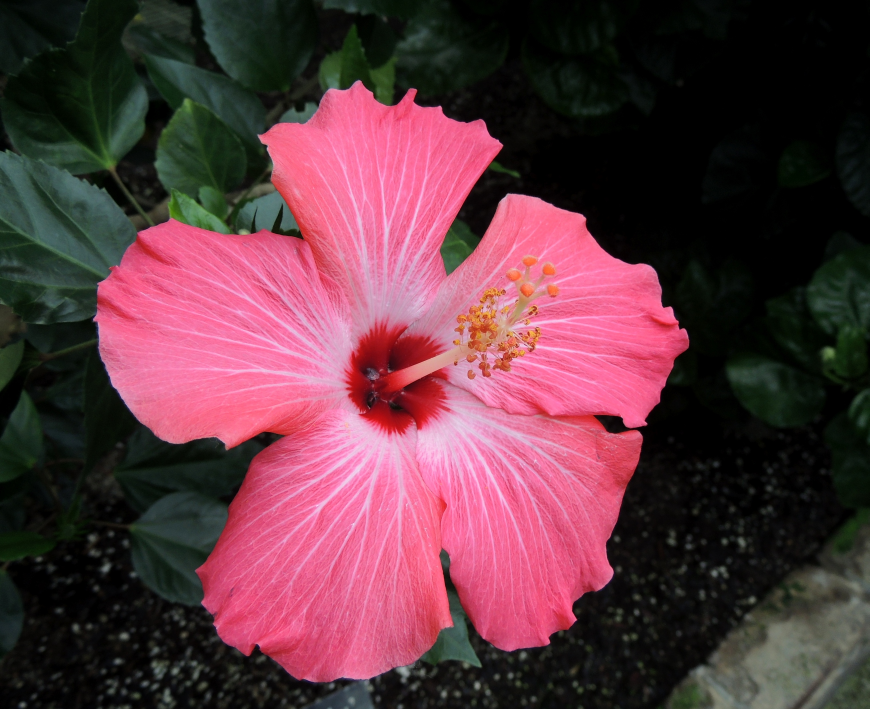
#> input picture PencilSketchImage-LGMVIP-Task-1.4/flower.jpg, 2608 x 2127 px (shown at 1/3 size)
$ python main.py
#> lines starting #> are read from the running program, lines starting #| are printed output that depends on the picture
import cv2


image = cv2.imread("flower.jpg")
#> image is the input picture: shape (2127, 2608, 3); mean B, G, R 65.3, 55.5, 96.1
re_image = cv2.resize(image,(500,500))
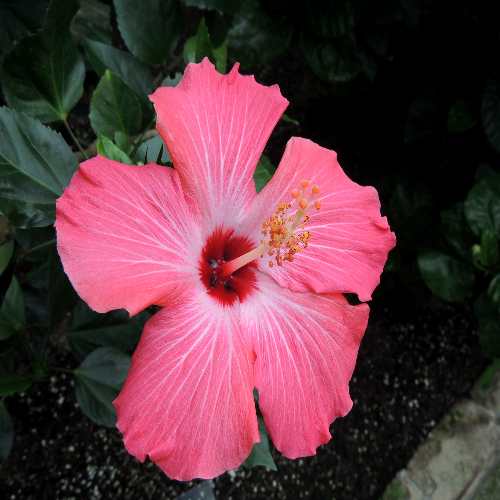
#> re_image: shape (500, 500, 3); mean B, G, R 65.2, 55.4, 96
cv2.imshow("Flower", re_image)
cv2.waitKey(0)

gray_image = cv2.cvtColor(image, cv2.COLOR_BGR2GRAY)
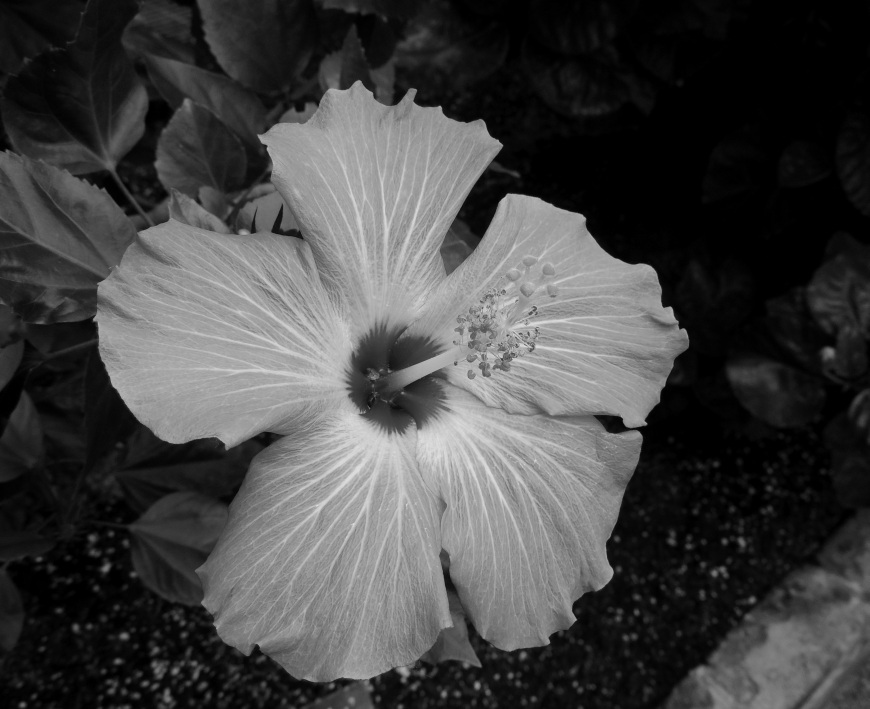
#> gray_image: shape (2127, 2608) (shown at 1/3 size); min 0, max 232, mean 68.8
gray_image = cv2.resize(gray_image,(500,500))
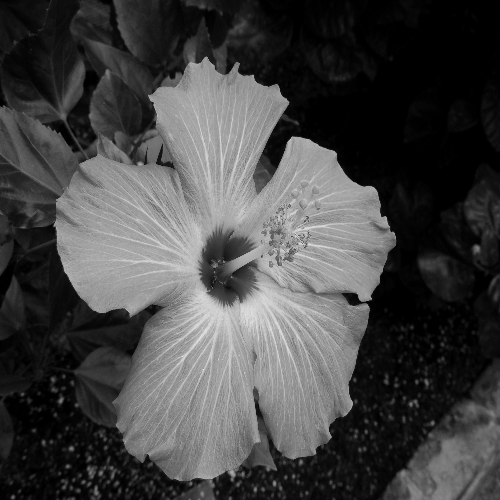
#> gray_image: shape (500, 500); min 0, max 230, mean 68.7
cv2.waitKey(0)

inverted_image = 255 - gray_image
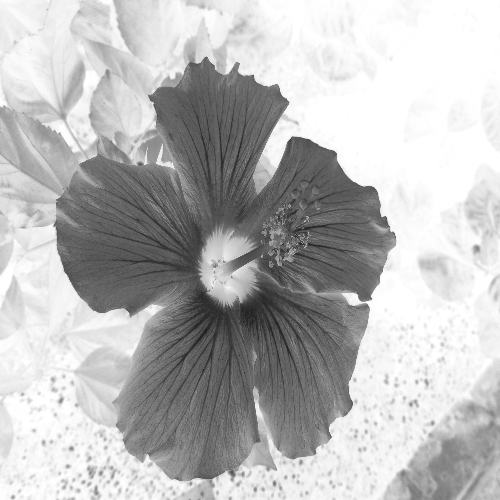
#> inverted_image: shape (500, 500); min 25, max 255, mean 186.3
inverted_image = cv2.resize(inverted_image,(500,500))
cv2.waitKey()

blurred = cv2.GaussianBlur(inverted_image, (21, 21), 0)
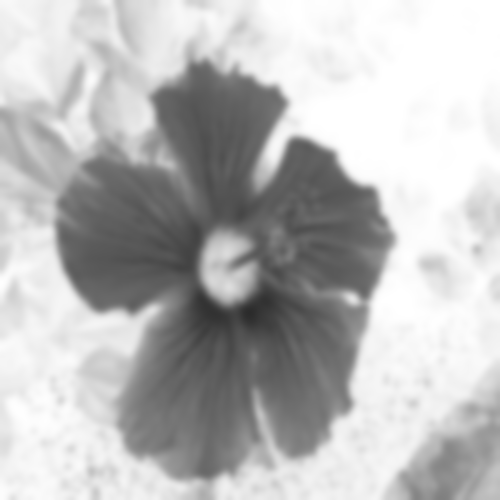
#> blurred: shape (500, 500); min 43, max 255, mean 186.3

inverted_blurred = 255 - blurred
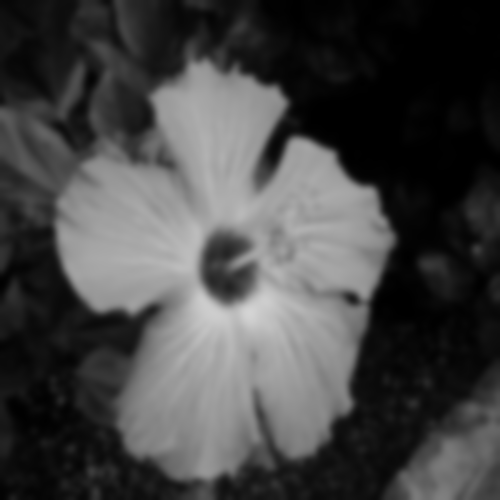
#> inverted_blurred: shape (500, 500); min 0, max 212, mean 68.7
pencil_sketch = cv2.divide(gray_image, inverted_blurred, scale=256.0)
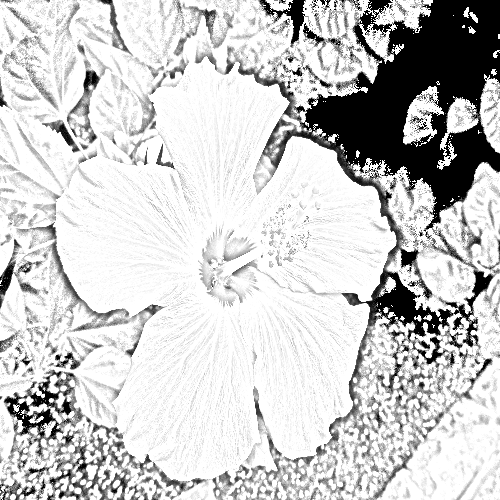
#> pencil_sketch: shape (500, 500); min 0, max 255, mean 203.1
pencil_sketch = cv2.resize(pencil_sketch,(500,500))
cv2.waitKey(0)

inverted_blurred = 255 - blurred
pencil_sketch = cv2.divide(gray_image, inverted_blurred, scale=256.0)
cv2.imshow("Sketch", pencil_sketch)
cv2.waitKey(0)
